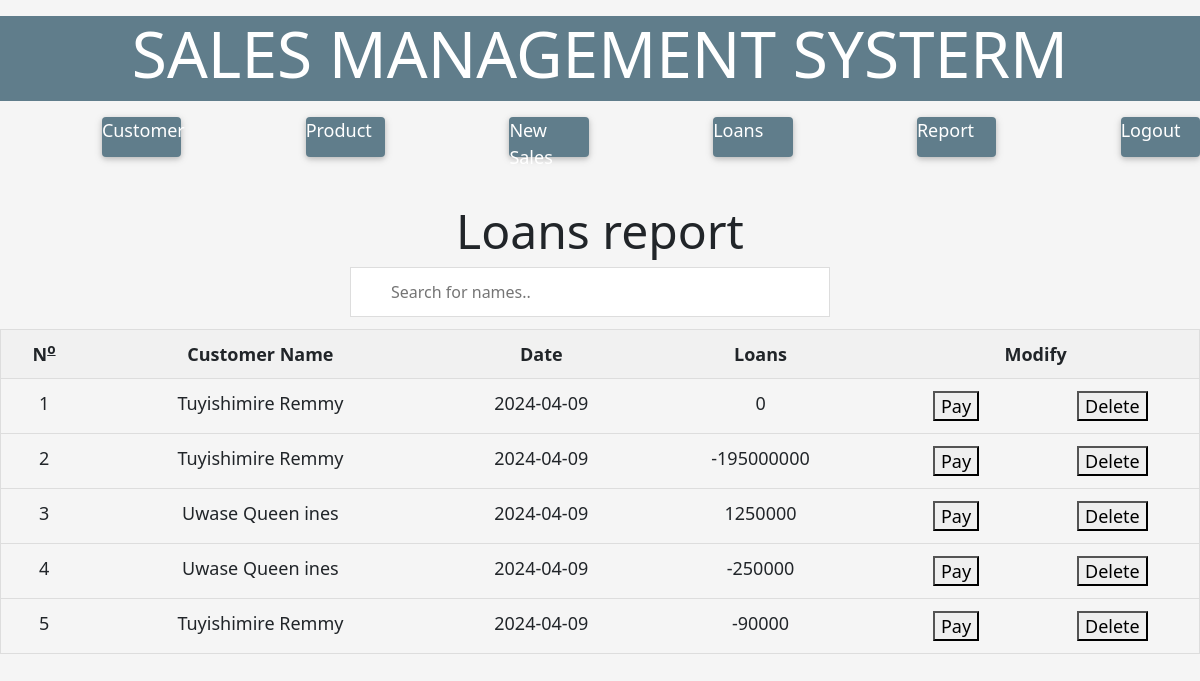
The page /stockout.php (signed in) on the database its author committed.
### tables this page shows
CREATE TABLE `stock_out` (
  `So_id` int(11) NOT NULL,
  `product_id` int(11) NOT NULL,
  `Date` date NOT NULL,
  `Remained` int(11) NOT NULL,
  `inid` int(11) NOT NULL
);

CREATE TABLE `products` (
  `productid` int(11) NOT NULL,
  `Product_name` varchar(255) NOT NULL
);

### stockout.php (the view, shortened to what this page needs)
<?php
    include("conn.php");
?>
<!DOCTYPE html>
<html lang="en">
<head>
    <link rel="stylesheet" href="w3.css">
    <link rel="stylesheet" href="end.css">
    <link rel="stylesheet" href="all.css">
    <link rel="stylesheet" href="bootstrap.css">
</head>
<body style="background: whitesmoke;">
    <div class="w3-panel w3-blue-grey"><center><h1 class="w3-jumbo w3-text-white">SALES MANAGEMENT SYSTERM</h1></center></div>
    <div class="row" id="nav">
        <div class="col-1"></div>
        <div class="col-1"><div class="w3-card w3-blue-grey w3-round" style="height: 40px;"><a href="product.php" class="w3-text-white w3-large" style="text-decoration: none;">Customer</a></div></div>
        <div class="col-1"></div>
        <div class="col-1"><div class="w3-card w3-blue-grey w3-round" style="height: 40px;"><a href="stockin.php" class="w3-text-white w3-large" style="text-decoration: none;">Product</a></div></div>
        <div class="col-1"></div>
        <div class="col-1"><div class="w3-card w3-blue-grey w3-round" style="height: 40px;"><a href="stockin.php" class="w3-text-white w3-large" style="text-decoration: none;">New Sales</a></div></div>
        <div class="col-1"></div>
        <div class="col-1"><div class="w3-card w3-blue-grey w3-round" style="height: 40px;"><a href="stockout.php" class="w3-text-white w3-large" style="text-decoration: none;">Loans</a></div></div>
        <div class="col-1"></div>
        <div class="col-1"><div class="w3-card w3-blue-grey w3-round" style="height: 40px;"><a href="report.php" class="w3-text-white w3-large" style="text-decoration: none;">Report</a></div></div>
        <div class="col-1"></div>
        <div class="col-1"><div class="w3-card w3-blue-grey w3-round" style="height: 40px;"><a href="logout.php" class="w3-text-white w3-large" style="text-decoration: none;">Logout</a></div></div>
    </div>
    <br><br>
    <table class="w3-table" id="myTable">
        <h1 class="w3-xxxlarge"  id="o"><center>Loans report</center></h1>
        <input type="text" id="myInput" onkeyup="myFunction()" placeholder="Search for names..">
        <tr class="header">
            <th><center><b>N<sup><u>o</u></sup></b></center></th>
            <th><center>Customer Name</center></th>
            <th><center>Date</center></th>
            <th><center>Loans</center></th>
            <th colspan="2"><center>Modify</center></th>
        </tr>
        <?php
            $sel=mysqli_query($conn,"SELECT*from products as p inner join stock_out as s on s.product_id=p.productid");
            $x=1;
            while($row=mysqli_fetch_array($sel)){
                $ppid=$row['So_id'];
                $inid=$row['inid'];
                $q=$row['Remained'];
                ?>
                <tr>
                    <td><center><?=$x?></center></td>
                    <td><center><?=$row['Product_name']?></center></td>
                    <td><center><?=$row['Date']?></center></td>
                    <td><center><?=$row['Remained']?></center></td>
                    <td><center><a href="stockout.php?pid=<?=$row['So_id']?>&&inid=<?=$row['inid']?>"><i class="fas fa-pen w3-text-blue"></i><button class="button">Pay</button></a></center></td>
                    <td><center><button onclick="del(<?=$ppid?>,<?=$inid?>,<?=$q?>)" class="button">Delete</button></center></td>
                </tr>
                <?php
                $x++;
            }
        ?>
    </table>
</body>
</html>

### w3.css (style rules this page uses)
*,*:before,*:after { box-sizing:inherit }
html { -ms-text-size-adjust:100%;-webkit-text-size-adjust:100% }
body { margin:0 }
a { background-color:transparent }
b,strong { font-weight:bolder }
sub,sup { font-size:75%;line-height:0;position:relative;vertical-align:baseline }
sup { top:-0.5em }
button,input,select,textarea,optgroup { font:inherit;margin:0 }
button,input { overflow:visible }
button,select { text-transform:none }
button,[type=button],[type=reset],[type=submit] { -webkit-appearance:button }
html,body { font-family:Verdana,sans-serif;font-size:15px;line-height:1.5 }
html { overflow-x:hidden }
h1 { font-size:36px }
h1,h2,h3,h4,h5,h6 { font-family:"Segoe UI",Arial,sans-serif;font-weight:400;margin:10px 0 }
a { color:inherit }
.w3-table,.w3-table-all { border-collapse:collapse;border-spacing:0;width:100%;display:table }
.w3-table td,.w3-table th,.w3-table-all td,.w3-table-all th { padding:8px 8px;display:table-cell;text-align:left;vertical-align:top }
.w3-table th:first-child,.w3-table td:first-child,.w3-table-all th:first-child,.w3-table-all td:first-child { padding-left:16px }
.w3-container:after,.w3-container:before,.w3-panel:after,.w3-panel:before,.w3-row:after,.w3-row:before,.w3-row-padding:after,.w3-row-padding:before, .w3-cell-row:before,.w3-cell-row:after,.w3-clear:after,.w3-clear:before,.w3-bar:before,.w3-bar:after { content:"";display:table;clear:both }
.w3-round,.w3-round-medium { border-radius:4px }
.w3-container,.w3-panel { padding:0.01em 16px }
.w3-panel { margin-top:16px;margin-bottom:16px }
.w3-card,.w3-card-2 { box-shadow:0 2px 5px 0 rgba(0,0,0,0.16),0 2px 10px 0 rgba(0,0,0,0.12) }
.w3-large { font-size:18px!important }
.w3-xxxlarge { font-size:48px!important }
.w3-jumbo { font-size:64px!important }
.w3-blue-grey,.w3-hover-blue-grey:hover,.w3-blue-gray,.w3-hover-blue-gray:hover { color:#fff!important;background-color:#607d8b!important }
.w3-text-blue,.w3-hover-text-blue:hover { color:#2196F3!important }
.w3-text-white,.w3-hover-text-white:hover { color:#fff!important }

### end.css (style rules this page uses)
#myInput { background-image: url('/css/searchicon.png'); background-position: 10px 12px; background-repeat: no-repeat; width: 60%; font-size: 16px; padding: 12px 20px 12px 40px; border: 1px solid #ddd; margin-bottom: 12px; margin-left: 10%; }
#myTable { border-collapse: collapse; width: 100%; border: 1px solid #ddd; font-size: 18px; }
#myTable th, #myTable td { text-align: left; padding: 12px; }
#myTable tr { border-bottom: 1px solid #ddd; }
#myTable tr.header, #myTable tr:hover { background-color: #f1f1f1; }

### stockout.php (style rules this page uses)
#myInput { background-image: url('/css/searchicon.png'); background-position: 10px 12px; background-repeat: no-repeat; width: 40%; font-size: 16px; padding: 12px 20px 12px 40px; border: 1px solid #ddd; margin-bottom: 12px; margin-left: 350px; }

### rows shown on the page
stock_out: product.Product_name "Tuyishimire Remmy", Date "2024-04-09", Remained "0"
stock_out: product.Product_name "Tuyishimire Remmy", Date "2024-04-09", Remained "-195000000"
stock_out: product.Product_name "Uwase Queen ines", Date "2024-04-09", Remained "1250000"
stock_out: product.Product_name "Uwase Queen ines", Date "2024-04-09", Remained "-250000"
stock_out: product.Product_name "Tuyishimire Remmy", Date "2024-04-09", Remained "-90000"
